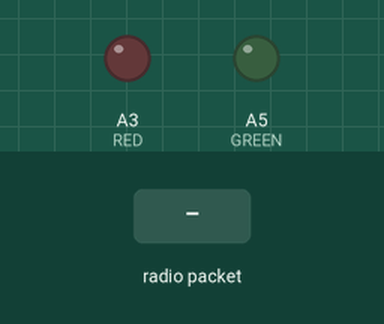
The sketch below on a simulated Arduino Uno, built with avr-gcc and run on an emulated ATmega328P. On the bench: output pins drawn as LEDs (lit = HIGH). The test bench sets the inputs (shaded band). No radio packets arrive unless stated; what the sketch prints to the serial monitor is not drawn.

Above: at 1.2 s.
1.3 s: radio packet "." arrives
At 2.5 s:
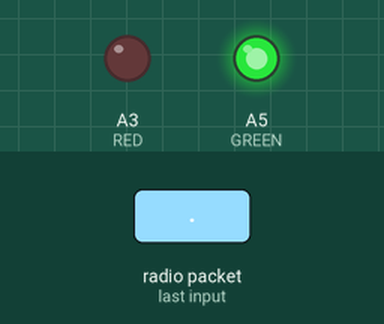
2.8 s: radio packet ";" arrives
4.3 s: radio packet "," arrives
At 15.0 s:
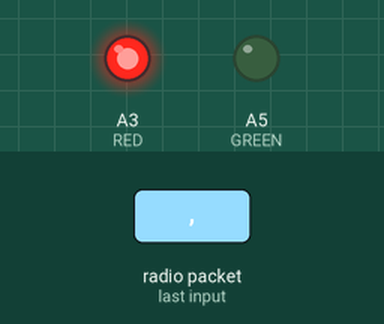
Timing chart, 0 to 15.8 s (numbered marks = the images above; inputs shaded):
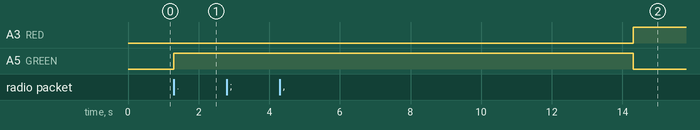

Measured:
- after the input at 1.3 s, A5 (GREEN): LOW → HIGH at once
- after the input at 2.8 s, every drawn part: stays the same
- after the input at 4.3 s, A3 (RED): LOW → HIGH after 10.0 s instead of 8.5 s; A5 (GREEN): HIGH → LOW after 10.0 s instead of 8.5 s

The sketch:

LoRa_Recive_Send.ino
```cpp
#include <SPI.h>
#include <LoRa.h>

#define RED A3
#define GREEN A5

void setup() {
  Serial.begin(9600);
  Serial.setTimeout(10);
  delay(2);
  //Serial.println("LoRa Terminal");

  if (!LoRa.begin(433E6)) {
    Serial.println("Starting LoRa failed!");
    while (1);
  }

  pinMode(RED, OUTPUT);
  pinMode(GREEN, OUTPUT);
}

unsigned long tmr = millis();

void loop() {
  String packet = ParsePacket();
  if (packet != "") {
    Serial.print(packet);
    tmr = millis();
    digitalWrite(RED, 0);
    digitalWrite(GREEN, 1);
  }
  else {
    if (tmr + 10000 < millis()) {
      digitalWrite(RED, 1);
      digitalWrite(GREEN, 0);
    }
  }
  if (Serial.available()) {
    sendPacket(Serial.readString());
  }
}

String ParsePacket() {
  int packetSize = LoRa.parsePacket();
  bool errorFlag = false;
  String packet;
  if (packetSize) {
    while (LoRa.available()) {
      char symbol = (char)LoRa.read();
      if ((symbol >= '0' && symbol <= '9')
          || (symbol >= 'A' && symbol <= 'Z')
          || (symbol == '.' || symbol == ' ' || symbol == '-' || symbol == ';' || symbol == ',')) { //||(symbol >= 'a' && symbol <= 'z')
        packet += symbol;
      }
      else {
        errorFlag = true;
      }
    }
    //TODO: повтор
  }
  if (errorFlag) {
    return "";
  }
  else {
    return packet;
  }
}


void sendPacket(String str) {
  LoRa.beginPacket();
  LoRa.print(str);
  LoRa.endPacket(1);
}

//LoRa.packetRssi();
```
